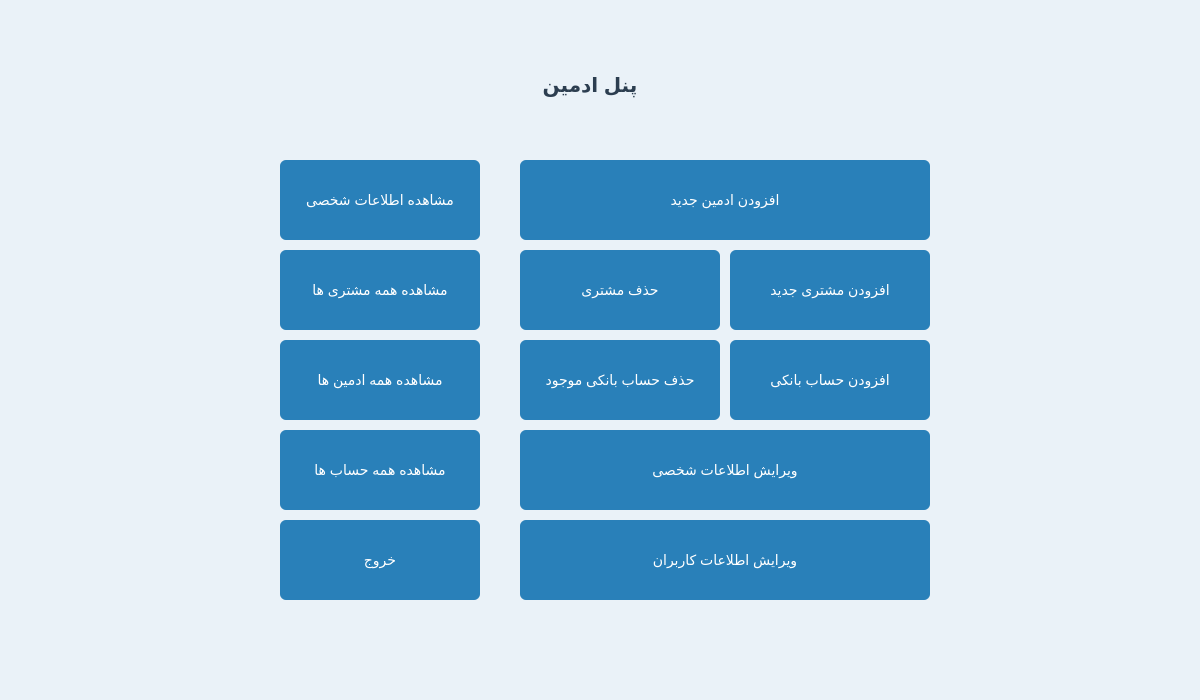
<?xml version="1.0" encoding="UTF-8"?>
<ui version="4.0">
 <class>AdminPanel</class>
 <widget class="QMainWindow" name="AdminPanel">
  <property name="geometry">
   <rect>
    <x>0</x>
    <y>0</y>
    <width>1200</width>
    <height>700</height>
   </rect>
  </property>
  <property name="windowTitle">
   <string>MainWindow</string>
  </property>
  <property name="styleSheet">
   <string notr="true">#centralwidget{
background-color: #eaf2f8;
}</string>
  </property>
  <widget class="QWidget" name="centralwidget">
   <widget class="QPushButton" name="editPersonalInfoButton">
    <property name="geometry">
     <rect>
      <x>520</x>
      <y>430</y>
      <width>410</width>
      <height>80</height>
     </rect>
    </property>
    <property name="styleSheet">
     <string notr="true"> #editPersonalInfoButton {
        background-color: #2980b9;
        color: white;
        border: none;
        border-radius: 6px;
        padding: 8px 16px;
        font-size: 14px;
    }
    #editPersonalInfoButton:hover {
        background-color: #3498db;
    }
    #editPersonalInfoButton:pressed {
        background-color: #1c5980;
    }</string>
    </property>
    <property name="text">
     <string>ویرایش اطلاعات شخصی</string>
    </property>
   </widget>
   <widget class="QPushButton" name="editCostumersInfoButton">
    <property name="geometry">
     <rect>
      <x>520</x>
      <y>520</y>
      <width>410</width>
      <height>80</height>
     </rect>
    </property>
    <property name="styleSheet">
     <string notr="true"> #editCostumersInfoButton {
        background-color: #2980b9;
        color: white;
        border: none;
        border-radius: 6px;
        padding: 8px 16px;
        font-size: 14px;
    }
    #editCostumersInfoButton:hover {
        background-color: #3498db;
    }
    #editCostumersInfoButton:pressed {
        background-color: #1c5980;
    }</string>
    </property>
    <property name="text">
     <string>ویرایش اطلاعات کاربران</string>
    </property>
   </widget>
   <widget class="QPushButton" name="viewAllAccountsButton">
    <property name="geometry">
     <rect>
      <x>280</x>
      <y>430</y>
      <width>200</width>
      <height>80</height>
     </rect>
    </property>
    <property name="styleSheet">
     <string notr="true"> #viewAllAccountsButton {
        background-color: #2980b9;
        color: white;
        border: none;
        border-radius: 6px;
        padding: 8px 16px;
        font-size: 14px;
    }
    #viewAllAccountsButton:hover {
        background-color: #3498db;
    }
    #viewAllAccountsButton:pressed {
        background-color: #1c5980;
    }</string>
    </property>
    <property name="text">
     <string>مشاهده همه حساب ها</string>
    </property>
   </widget>
   <widget class="QPushButton" name="viewPersonalInfoButton">
    <property name="geometry">
     <rect>
      <x>280</x>
      <y>160</y>
      <width>200</width>
      <height>80</height>
     </rect>
    </property>
    <property name="styleSheet">
     <string notr="true"> #viewPersonalInfoButton {
        background-color: #2980b9;
        color: white;
        border: none;
        border-radius: 6px;
        padding: 8px 16px;
        font-size: 14px;
    }
    #viewPersonalInfoButton:hover {
        background-color: #3498db;
    }
    #viewPersonalInfoButton:pressed {
        background-color: #1c5980;
    }</string>
    </property>
    <property name="text">
     <string>مشاهده اطلاعات شخصی</string>
    </property>
   </widget>
   <widget class="QPushButton" name="removeBankAccountButton">
    <property name="geometry">
     <rect>
      <x>520</x>
      <y>340</y>
      <width>200</width>
      <height>80</height>
     </rect>
    </property>
    <property name="styleSheet">
     <string notr="true"> #removeBankAccountButton {
        background-color: #2980b9;
        color: white;
        border: none;
        border-radius: 6px;
        padding: 8px 16px;
        font-size: 14px;
    }
    #removeBankAccountButton:hover {
        background-color: #3498db;
    }
    #removeBankAccountButton:pressed {
        background-color: #1c5980;
    }</string>
    </property>
    <property name="text">
     <string>حذف حساب بانکی موجود</string>
    </property>
   </widget>
   <widget class="QPushButton" name="signOutButton">
    <property name="geometry">
     <rect>
      <x>280</x>
      <y>520</y>
      <width>200</width>
      <height>80</height>
     </rect>
    </property>
    <property name="styleSheet">
     <string notr="true"> #signOutButton {
        background-color: #2980b9;
        color: white;
        border: none;
        border-radius: 6px;
        padding: 8px 16px;
        font-size: 14px;
    }
    #signOutButton:hover {
        background-color: #3498db;
    }
    #signOutButton:pressed {
        background-color: #1c5980;
    }</string>
    </property>
    <property name="text">
     <string>خروج</string>
    </property>
   </widget>
   <widget class="QLabel" name="label">
    <property name="geometry">
     <rect>
      <x>490</x>
      <y>60</y>
      <width>200</width>
      <height>50</height>
     </rect>
    </property>
    <property name="styleSheet">
     <string notr="true">#label {
        color: #2c3e50;
        font-size: 20px;
        font-weight: bold;
    }</string>
    </property>
    <property name="text">
     <string>پنل ادمین</string>
    </property>
    <property name="alignment">
     <set>Qt::AlignmentFlag::AlignCenter</set>
    </property>
   </widget>
   <widget class="QPushButton" name="addNewBankAccountButton">
    <property name="geometry">
     <rect>
      <x>730</x>
      <y>340</y>
      <width>200</width>
      <height>80</height>
     </rect>
    </property>
    <property name="styleSheet">
     <string notr="true"> #addNewBankAccountButton {
        background-color: #2980b9;
        color: white;
        border: none;
        border-radius: 6px;
        padding: 8px 16px;
        font-size: 14px;
    }
    #addNewBankAccountButton:hover {
        background-color: #3498db;
    }
    #addNewBankAccountButton:pressed {
        background-color: #1c5980;
    }</string>
    </property>
    <property name="text">
     <string>افزودن حساب بانکی</string>
    </property>
   </widget>
   <widget class="QPushButton" name="removeCostumerButton">
    <property name="geometry">
     <rect>
      <x>520</x>
      <y>250</y>
      <width>200</width>
      <height>80</height>
     </rect>
    </property>
    <property name="styleSheet">
     <string notr="true"> #removeCostumerButton {
        background-color: #2980b9;
        color: white;
        border: none;
        border-radius: 6px;
        padding: 8px 16px;
        font-size: 14px;
    }
    #removeCostumerButton:hover {
        background-color: #3498db;
    }
    #removeCostumerButton:pressed {
        background-color: #1c5980;
    }</string>
    </property>
    <property name="text">
     <string>حذف مشتری</string>
    </property>
   </widget>
   <widget class="QPushButton" name="viewAllCostumersButton">
    <property name="geometry">
     <rect>
      <x>280</x>
      <y>250</y>
      <width>200</width>
      <height>80</height>
     </rect>
    </property>
    <property name="styleSheet">
     <string notr="true"> #viewAllCostumersButton {
        background-color: #2980b9;
        color: white;
        border: none;
        border-radius: 6px;
        padding: 8px 16px;
        font-size: 14px;
    }
    #viewAllCostumersButton:hover {
        background-color: #3498db;
    }
    #viewAllCostumersButton:pressed {
        background-color: #1c5980;
    }</string>
    </property>
    <property name="text">
     <string>مشاهده همه مشتری ها</string>
    </property>
   </widget>
   <widget class="QPushButton" name="viewAllAdminsButton">
    <property name="geometry">
     <rect>
      <x>280</x>
      <y>340</y>
      <width>200</width>
      <height>80</height>
     </rect>
    </property>
    <property name="styleSheet">
     <string notr="true"> #viewAllAdminsButton {
        background-color: #2980b9;
        color: white;
        border: none;
        border-radius: 6px;
        padding: 8px 16px;
        font-size: 14px;
    }
    #viewAllAdminsButton:hover {
        background-color: #3498db;
    }
    #viewAllAdminsButton:pressed {
        background-color: #1c5980;
    }</string>
    </property>
    <property name="text">
     <string>مشاهده همه ادمین ها</string>
    </property>
   </widget>
   <widget class="QPushButton" name="addNewCostumerButton">
    <property name="geometry">
     <rect>
      <x>730</x>
      <y>250</y>
      <width>200</width>
      <height>80</height>
     </rect>
    </property>
    <property name="styleSheet">
     <string notr="true"> #addNewCostumerButton {
        background-color: #2980b9;
        color: white;
        border: none;
        border-radius: 6px;
        padding: 8px 16px;
        font-size: 14px;
    }
    #addNewCostumerButton:hover {
        background-color: #3498db;
    }
    #addNewCostumerButton:pressed {
        background-color: #1c5980;
    }</string>
    </property>
    <property name="text">
     <string>افزودن مشتری جدید</string>
    </property>
   </widget>
   <widget class="QPushButton" name="addNewAdminButton">
    <property name="geometry">
     <rect>
      <x>520</x>
      <y>160</y>
      <width>410</width>
      <height>80</height>
     </rect>
    </property>
    <property name="styleSheet">
     <string notr="true"> #addNewAdminButton {
        background-color: #2980b9;
        color: white;
        border: none;
        border-radius: 6px;
        padding: 8px 16px;
        font-size: 14px;
    }
    #addNewAdminButton:hover {
        background-color: #3498db;
    }
    #addNewAdminButton:pressed {
        background-color: #1c5980;
    }</string>
    </property>
    <property name="text">
     <string>افزودن ادمین جدید</string>
    </property>
   </widget>
  </widget>
 </widget>
 <resources/>
 <connections/>
</ui>
